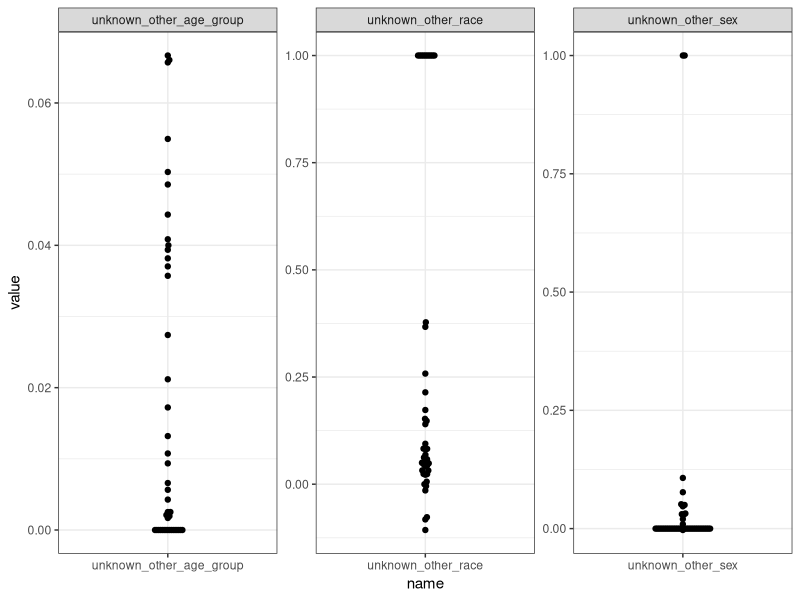
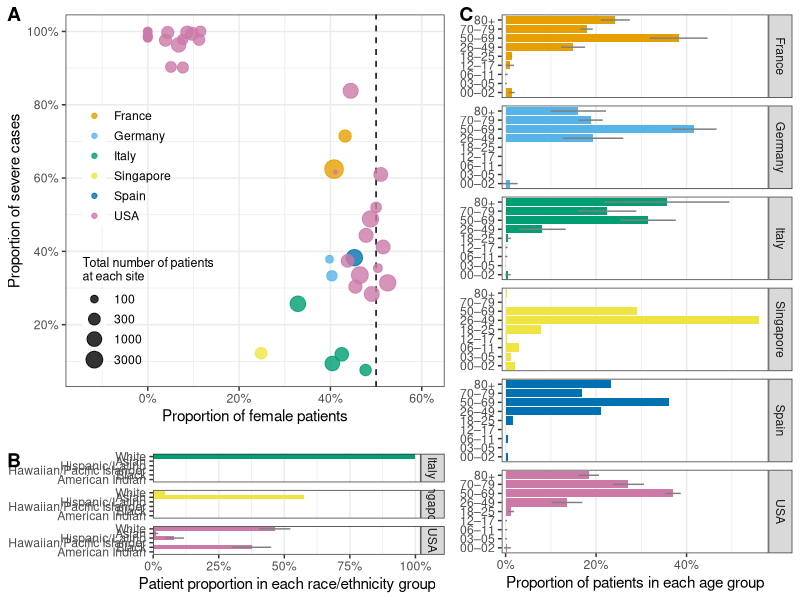
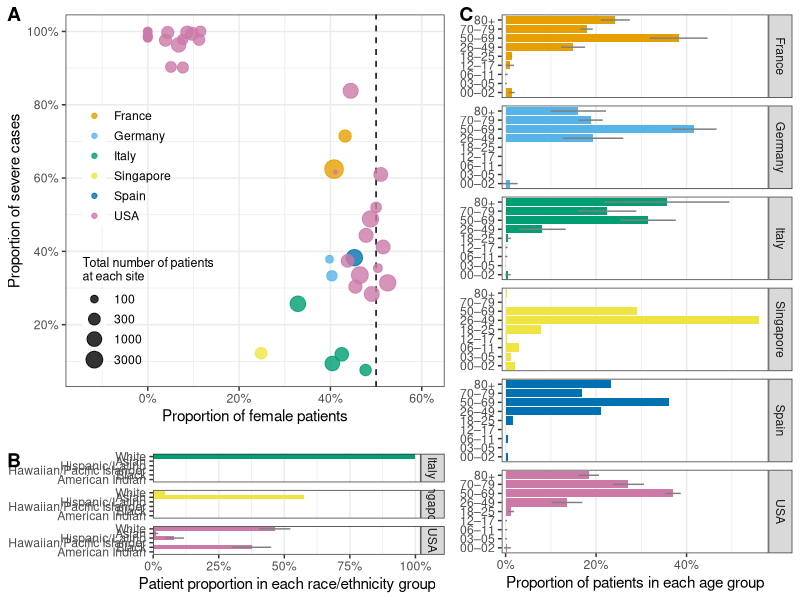

The R source for these figures, in order:
## ---- chunk 1
library(readr)
library(dplyr)
library(scales)
library(tidyr)
library(ggplot2)
library(cowplot)
library(stringr)
library(forcats)

theme_set(theme_bw())
## ---- chunk 2
alpha_threshold <- qnorm(0.975)
demo_desc <- read_csv('results/demo_prelim.csv')
colorBlindGrey6 <- c("#E69F00", "#56B4E9", "#009E73", "#F0E442", "#0072B2", "#CC79A7")
demo_perc <- demo_desc %>% 
  mutate_at(vars(- num_patients_all, - siteid, - Country),
            list(~ . / .data$num_patients_all)) %>% 
  mutate(Country = as.factor(Country)) %>% 
  filter(siteid != 'SITE157', siteid != 'SITE712')
## ---- chunk 3
unknowns <- demo_perc %>%
  select(siteid, Country, contains('unknown')) %>% 
  pivot_longer(- c(siteid, Country))
unknowns %>% filter(value < 0)
unknowns %>% filter(value < 1, value > 0.1)

unknowns %>% 
  ggplot(aes(y = value, x = name)) +
  ggbeeswarm::geom_beeswarm() +
  facet_wrap(~ name, scales = 'free')
## ---- chunk 4
demo_gender <- demo_perc %>% filter(unknown_other_sex < 1)
lm(num_patients_ever_severe ~ female, demo_gender) %>% 
  summary()

age_perc <- demo_perc %>% 
  filter(unknown_other_age_group < 1) %>% 
  select(Country, num_patients_all, num_patients_ever_severe, contains('to'), ends_with('plus'))

lm(num_patients_ever_severe ~ . - Country - num_patients_all, age_perc) %>% 
  summary()

age_radar <- age_perc %>% 
  select(-contains('num')) %>% 
  group_by(Country) %>% 
  summarise(across(.fns = mean_se), .groups = 'drop') %>% 
  pivot_longer(- Country) %>% 
  mutate(se = value$y - value$ymin,
         cimin = value$y - alpha_threshold*se,
         cimax = value$y + alpha_threshold*se)

races <- c("black",
           "hispanic_latino",
           "white",
           "asian",
           "hawaiian_pacific_islander",
           "american_indian")  
race_perc <- demo_perc %>% 
  filter(abs(unknown_other_race) < 1) %>% 
  select(Country, num_patients_all, num_patients_ever_severe, all_of(races))

race_radar <- race_perc %>% 
  select(-contains('num')) %>% 
  group_by(Country) %>% 
  summarise(across(.fns = mean_se), .groups = 'drop') %>% 
  pivot_longer(- Country) %>% 
  mutate(se = value$y - value$ymin,
         cimin = value$y - alpha_threshold*se,
         cimax = value$y + alpha_threshold*se,
         name = gsub('_', ' ', name) %>% 
           str_to_title(.) %>% 
           gsub('Hispanic ', 'Hispanic/', .) %>% 
           gsub('Hawaiian ', 'Hawaiian/', .),
         name = fct_reorder(name, value$y))

lm(num_patients_ever_severe ~ black + white + asian + hispanic_latino + american_indian +
     hawaiian_pacific_islander, race_perc) %>% 
  summary()
## ---- chunk 5
gender_plot <- demo_gender %>% 
  ggplot(aes(female, num_patients_ever_severe, 
             color = Country)) +
  geom_vline(xintercept = 0.5, linetype = 'dashed') +
  geom_point(aes(size = num_patients_all), alpha = 0.8) +
  scale_x_continuous(labels = scales::percent_format(),
                     limits = c(0, 0.65),
                     expand = expansion(add = c(0.18, 0))) +
  scale_y_continuous(labels = scales::percent_format(),
                     breaks = seq(0, 1, 0.2)) +
  labs(
    x = 'Proportion of female patients', 
    y = 'Proportion of severe cases', 
    color = NULL, 
    size = 'Total number of patients
at each site') +
  scale_size(trans = "log10") +
  scale_color_manual(values = colorBlindGrey6) +
  theme(legend.position = c(0.22, 0.4),
        plot.margin = margin(10.5, 5.5, 15.5, 5.5, 'pt'),
        legend.background = element_blank(),
        legend.key.height = unit(1, 'line'),
        legend.title = element_text(hjust = 0, size = 9)) +
  NULL
## ---- chunk 6
age_plot <- age_radar %>%
  mutate(name = gsub('to', '–', name) %>% gsub('plus', '+', .)) %>% 
  ggplot(aes(name, value$y, fill = Country, group = Country)) +
  geom_col(position = 'dodge2') + 
  coord_flip() +
  facet_grid(rows = vars(Country)) +
  geom_linerange(aes(ymin = cimin, ymax = cimax), 
                position = position_dodge(width = 0.9),
                color = 'grey50') +
  scale_y_continuous(labels = scales::percent_format(accuracy = 1),
                     expand = expansion(add = c(0,0.02))) +
  scale_size_continuous(guide = FALSE) +
  labs(x = NULL, y = 'Proportion of patients in each age group') +
  scale_color_manual(values = colorBlindGrey6, drop = FALSE) +
  scale_fill_manual(values = colorBlindGrey6, drop = FALSE) +
  theme(legend.position = 'None',
        panel.grid.major.y = element_blank(),
        plot.margin = margin(10.5, 5.5, 6.5, 5.5, 'pt')) +
  NULL
## ---- chunk 7
race_plot <- race_radar %>% 
  ggplot(aes(name, value$y, fill = Country, group = Country)) +
  geom_col(position = 'dodge2') + 
  coord_flip() +
  facet_grid(rows = vars(Country)) +
  geom_linerange(aes(ymin = cimin, ymax = cimax), 
                position = position_dodge(width = 0.9),
                color = 'grey50') +
  scale_y_continuous(labels = scales::percent_format(accuracy = 1),
                     expand = expansion(add = c(0,0.02))) +
  scale_size_continuous(guide = FALSE) +
  labs(x = NULL, y = 'Patient proportion in each race/ethnicity group') +
  scale_color_manual(values = colorBlindGrey6, drop = FALSE) +
  scale_fill_manual(values = colorBlindGrey6, drop = FALSE) +
  theme(legend.position = 'None',
        panel.grid.major.y = element_blank(),
        ) +
  NULL
## ---- chunk 8
gender_race <- plot_grid(gender_plot, race_plot, ncol = 1,
          rel_heights = c(2.9, 1), labels = 'AUTO')
comp_plots <- plot_grid(gender_race, age_plot, ncol = 2, rel_widths = c(1.3, 1),
          labels = c('', 'C'))
comp_plots
ggsave('figs/composite_plot.png', comp_plots, height = 6, width = 8)
